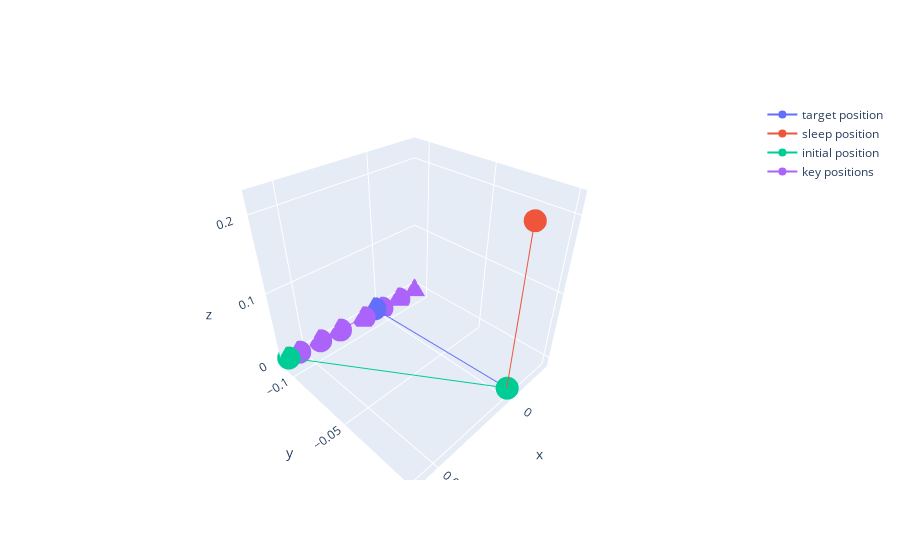

The code cell stored with this chart in its notebook:
### Code cell
#display results

sleep_pos = go.Scatter3d(
    x=[r_1[:3, 3][0],r_b[:3, 3][0]],
    y=[r_1[:3,3][1], r_b[:3,3][1]],
    z =[r_1[:3,3][2], r_b[:3,3][2]],
    name="sleep position"
)
true_pos = go.Scatter3d(
    x=[r_b[:3, 3][0], r_1_in_shift[:3,3][0]],
    y=[r_b[:3,3][1], r_1_in_shift[:3,3][1]],
    z = [r_b[:3,3][2], r_1_in_shift[:3,3][2]],
    name="initial position"
)

initial_pos = go.Scatter3d(
    x=[r_b[:3, 3][0], r_1_in[:3, 3][0]],
    y=[r_b[:3,3][1], r_1_in[:3, 3][1]],
    z = [r_b[:3,3][2], r_1_in[:3, 3][2]],
    name="target position"
)


reachable_pos = go.Scatter3d(
    x=reach_pos['x'],
    y=reach_pos['y'],
    z = reach_pos['z'],
    name="key positions"
)

shift_pos = go.Scatter3d(
    x=reach_pos['x_shift'] ,
    y=reach_pos['y_shift'] ,
    z = reach_pos['z_shift'] ,
    name="key positions"
)


mid_pos = go.Scatter3d(
    x=[r_b[:3, 3][0], r_1_m[:3, 3][0]],
    y=[r_b[:3,3][1], r_1_m[:3, 3][1]],
    z = [r_b[:3,3][2], r_1_m[:3, 3][2]],
    name="mid position"
)

mid_pos2 = go.Scatter3d(
    x=[r_b[:3, 3][0], r_1_m2[:3, 3][0]],
    y=[r_b[:3,3][1], r_1_m2[:3, 3][1]],
    z = [r_b[:3,3][2], r_1_m2[:3, 3][2]],
    name="mid position2"
)

mid_pos3 = go.Scatter3d(
    x=[r_b[:3, 3][0], r_1_m3[:3, 3][0]],
    y=[r_b[:3,3][1], r_1_m3[:3, 3][1]],
    z = [r_b[:3,3][2], r_1_m3[:3, 3][2]],
    name="mid position3"
)


data = [initial_pos, sleep_pos, true_pos, shift_pos]

fig = go.Figure(data=data)
fig.show()

### Figure 1 — Plotly figure (JSON) as saved in the notebook; plotly's stock layout.template omitted (floating-point values rounded to 4 significant figures)
{"data": [{"name": "target position", "type": "scatter3d", "x": [0, 0.0003586], "y": [0, -0.1093], "z": [0, -0.000712]}, {"name": "sleep position", "type": "scatter3d", "x": [-6.599e-18, 0], "y": [6.218e-18, 0], "z": [0.22, 0]}, {"name": "initial position", "type": "scatter3d", "x": [0, 0.006077], "y": [0, -0.1091], "z": [0, -0.000712]}, {"name": "key positions", "type": "scatter3d", "x": [0.005436, 0.004144, 0.002838, 0.001174, -0.00017, -0.001527, -0.002896], "y": [-0.1091, -0.1092, -0.1092, -0.1093, -0.1093, -0.1093, -0.1092], "z": [-0.001283, -0.002415, -0.003534, -0.005737, -0.006818, -0.007886, -0.008939]}], "layout": {}}
